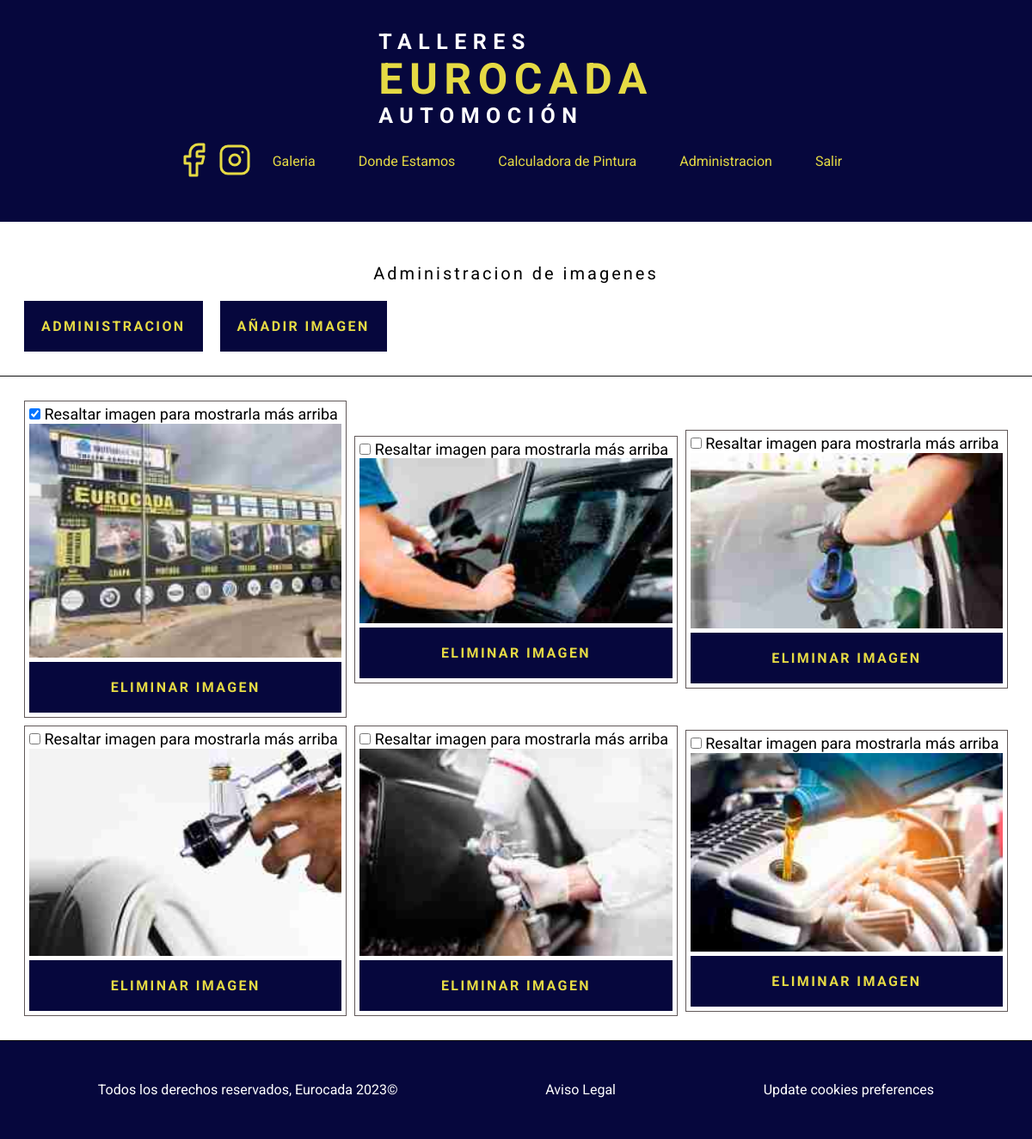
Screenshot of /administracion/galeria (signed in) with the database file from the repository.
### tables this page shows
CREATE TABLE `galeria` (
  `id` int NOT NULL AUTO_INCREMENT,
  `nombre_imagen` varchar(255) DEFAULT NULL,
  `resaltar` tinyint(1) DEFAULT NULL,
  PRIMARY KEY (`id`)
);

### controllers/AdministracionController.php (called while the page is built, shortened)
<?php
class AdministracionController {
    public static function galeria(Router $router) {
        $galeria = Galeria::allResaltada();
        $router->render('galeria/admin', [
            'titulo' => 'Administracion de imagenes',
            'galeria' => $galeria,
            'script' => '<script src="/build/js/admin.js" defer></script>'
        ]);
    }
}

### public/index.php (called while the page is built, shortened)
<?php
$router = new Router();
$router->get('/', [PaginasController::class, 'calculadora']);
$router->post('/', [PaginasController::class, 'calculadora']);
$router->get('/confirmacion-contacto', [PaginasController::class, 'confirmacion']);
$router->get('/aviso-legal', [PaginasController::class, 'legal']);
$router->get('/ubicacion', [PaginasController::class, 'ubicacion']);
$router->get('/galeria', [GaleriaController::class, 'index']);
$router->get('/administracion/galeria', [AdministracionController::class, 'galeria']);
$router->post('/administracion/galeria', [AdministracionController::class, 'galeria']);
$router->get('/administracion/galeria/nueva-imagen', [AdministracionController::class, 'nueva']);
$router->post('/administracion/galeria/nueva-imagen', [AdministracionController::class, 'nueva']);
$router->post('/administracion/galeria/actualizar', [AdministracionController::class, 'actualizar']);
$router->get('/administracion', [AdministracionController::class, 'index']);
$router->post('/administracion', [AdministracionController::class, 'index']);
$router->get('/login', [AuthController::class, 'login']);
$router->post('/login', [AuthController::class, 'login']);
$router->get('/logout', [AuthController::class, 'logout']);
$router->get('/registro', [AuthController::class, 'registro']);
$router->post('/registro', [AuthController::class, 'registro']);
$router->get('/olvide', [AuthController::class, 'olvide']);
$router->post('/olvide', [AuthController::class, 'olvide']);
$router->get('/reestablecer', [AuthController::class, 'reestablecer']);
$router->post('/reestablecer', [AuthController::class, 'reestablecer']);
$router->get('/mensaje', [AuthController::class, 'mensaje']);
$router->get('/confirmar-cuenta', [AuthController::class, 'confirmar']);
$router->comprobarRutas();

### models/Galeria.php (called while the page is built, shortened)
<?php
class Galeria extends ActiveRecord {
    protected static $tabla = 'galeria';
    function __construct($args = [])
    {
        $this->resaltar = $args['resaltar'] ?? '0';
    }
    public static function allResaltada () {
        $query = "SELECT * FROM " . static::$tabla . " ORDER BY resaltar DESC, id DESC";
        $resultado = self::consultarSQL($query);
        return $resultado;
    }
}

### models/ActiveRecord.php (called while the page is built, shortened)
<?php
class ActiveRecord {
    protected static $db;
    public static function setDB($database) {
        self::$db = $database;
    }
    public static function consultarSQL($query) {
        $resultado = self::$db->query($query);
        $array = [];
        while($registro = $resultado->fetch_assoc()) {
            $array[] = static::crearObjeto($registro);
        }
        return $array;
    }
    protected static function crearObjeto($registro) {
        $objeto = new static;
        foreach($registro as $key => $value ) {
            if(property_exists( $objeto, $key  )) {
                $objeto->$key = $value;
            }
        }
        return $objeto;
    }
}

### views/galeria/admin.php (the view, shortened to what this page needs)
<section class="contenedor">
    <h3>Administracion de imagenes</h3>
    <div class="botonera">
        <a href="/administracion" class="boton">Administracion</a>
        <a href="/administracion/galeria/nueva-imagen" class="boton">Añadir Imagen</a>
    </div>
</section>
<main class="contenedor admin-imagenes">
    <?php foreach ($galeria as $imagen) { ?>
        <div>
            <form action="/administracion/galeria/actualizar" method="post" id="form<?php echo $imagen->id ?>">
                <input type="checkbox" class="resaltar" name="imagen[resaltar]" id="resaltar<?php echo $imagen->id ?>" <?php if($imagen->resaltar === '1'){echo "checked";} ?> value="<?php echo $imagen->resaltar?>">
                <label for="resaltar<?php echo $imagen->id ?>">Resaltar imagen para mostrarla más arriba</label>
            </form>
            <img src="/fotos/miniaturas/thumb_<?php echo $imagen->nombre_imagen ?>.jpg" alt="Galeria fotos taller chapa y pintura Eurocada Torres de la Alameda">
            <form method="POST">
                <input class="boton" type="submit" value="Eliminar Imagen">
            </form>
        </div>
    <?php } ?>
</main>

### public/build/css/app.css (style rules this page uses)
html { line-height: 1.15; -webkit-text-size-adjust: 100%; }
body { margin: 0; }
main { display: block; }
a { background-color: transparent; }
img { border-style: none; }
button, input, optgroup, select, textarea { font-family: inherit; font-size: 100%; line-height: 1.15; margin: 0; }
button, input { overflow: visible; }
button, [type=button], [type=reset], [type=submit] { -webkit-appearance: button; }
[type=checkbox], [type=radio] { box-sizing: border-box; padding: 0; }
html { font-size: 62.5%; box-sizing: border-box; background-color: #FFFFFF; }
*, *:before, *:after { box-sizing: inherit; }
body { font-family: "Roboto", sans-serif; font-size: 1.8rem; }
a { text-decoration: none; }
img { width: 100%; height: auto; }
.contenedor { margin: 0 auto; padding: 2.8rem; border-bottom: 1px solid #101010; }
h3 { font-size: 2rem; font-style: normal; font-weight: 400; line-height: normal; letter-spacing: 0.3rem; text-align: center; }
p, a { font-size: 1.6rem; }
.boton { background-color: #06073d; padding: 2rem; color: #e5da44; font-size: 1.6rem; font-weight: 700; border: none; transition-property: background-color; transition-duration: 0.3s; text-align: center; font-style: normal; line-height: normal; letter-spacing: 0.24rem; text-transform: uppercase; }
.botonera { display: flex; flex-direction: column; gap: 2rem; }
@media (min-width: 768px) { .botonera { flex-direction: row; } }
.admin-imagenes div { padding: 0.5rem; border: 1px solid #625959; }
@media (min-width: 768px) { .admin-imagenes { display: grid; grid-template-columns: repeat(2, 1fr); } }
@media (min-width: 1024px) { .admin-imagenes { grid-template-columns: repeat(3, 1fr); } }
.admin-imagenes .boton { width: 100%; }
main { display: flex; padding: 2.8rem; flex-direction: column; align-items: center; gap: 0.9rem; }

### rows the page displays
galeria: resaltar "☑", nombre_imagen (picture)
galeria: nombre_imagen (picture)
galeria: nombre_imagen (picture)
galeria: nombre_imagen (picture)
galeria: nombre_imagen (picture)
galeria: nombre_imagen (picture)

### other values shown
DATE('Y') "2023"
